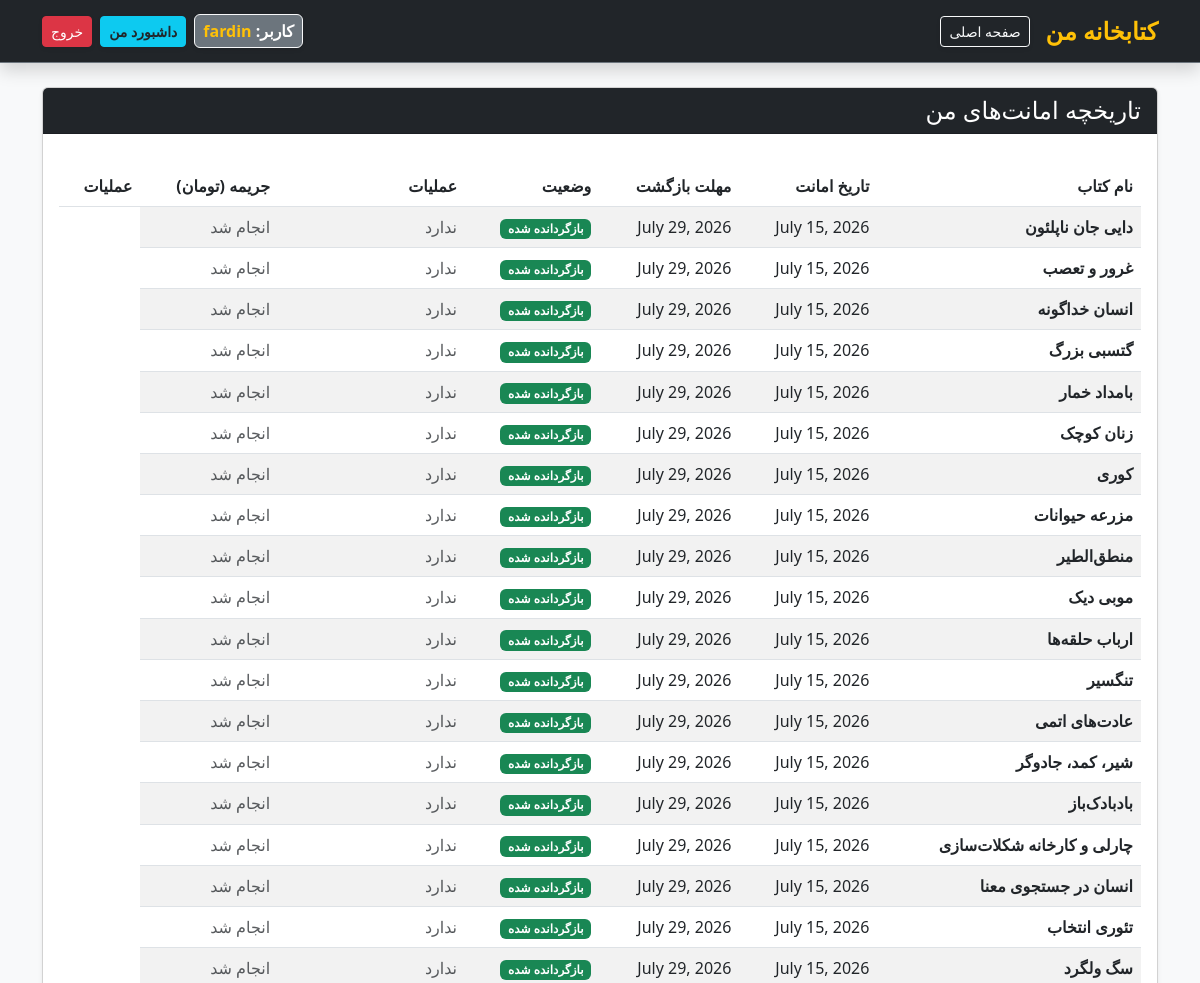
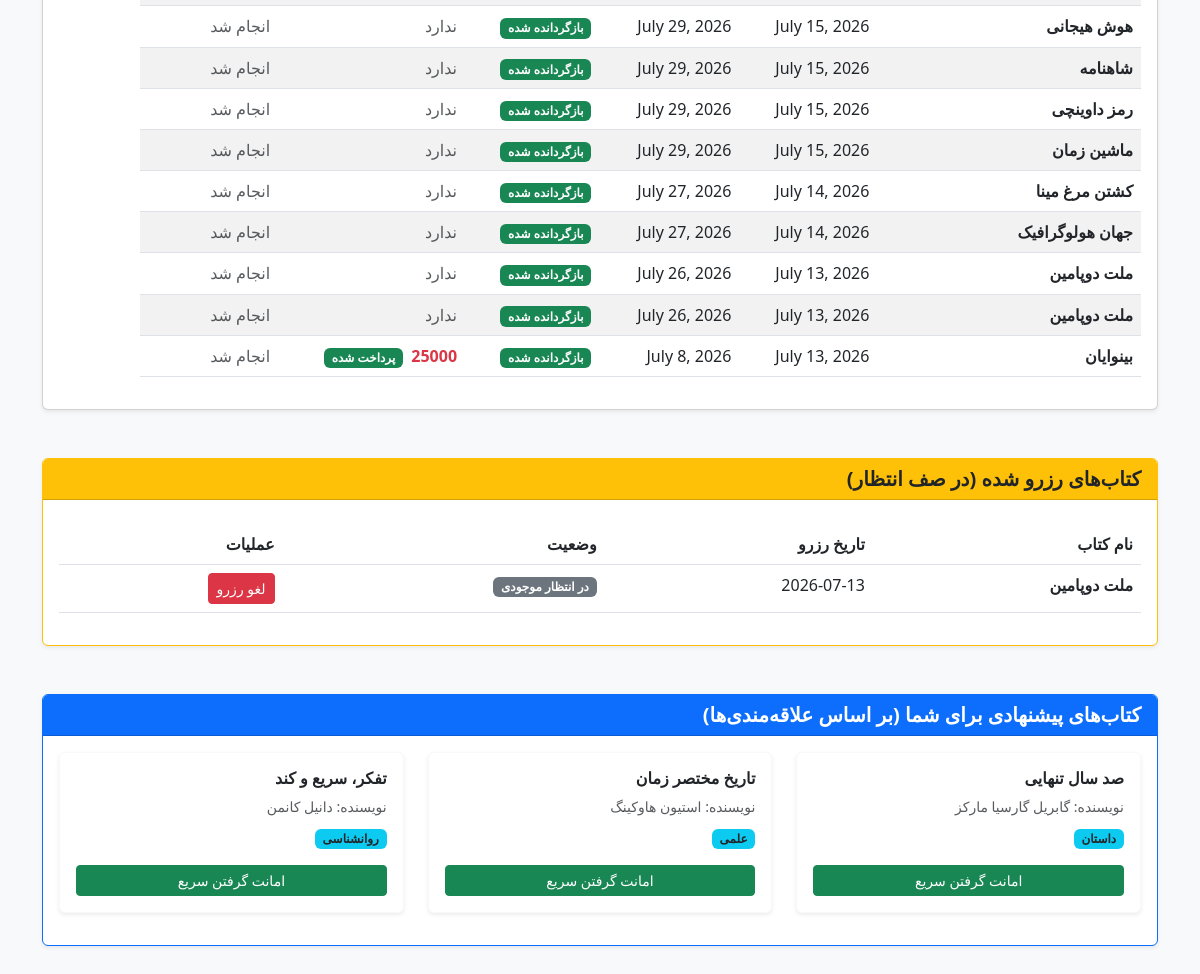
Page /dashboard/ (signed in) on the committed database (2 pictures, top to bottom).
### library/models.py (models this page shows, shortened)
class Borrow(models.Model):
    user = models.ForeignKey(User, on_delete=models.CASCADE, verbose_name="کاربر")
    book = models.ForeignKey(Book, on_delete=models.CASCADE, verbose_name="کتاب")
    borrow_date = models.DateField(auto_now_add=True, verbose_name="تاریخ امانت")
    due_date = models.DateField(verbose_name="تاریخ مهلت بازگشت")
    return_date = models.DateField(null=True, blank=True, verbose_name="تاریخ بازگرداندن واقعی")
    is_returned = models.BooleanField(default=False, verbose_name="بازگردانده شده؟")
    penalty_amount = models.PositiveIntegerField(default=0, verbose_name="مبلغ جریمه (تومان)")
    is_penalty_paid = models.BooleanField(default=False, verbose_name="جریمه پرداخت شده؟")

class Book(models.Model):
    title = models.CharField(max_length=200, verbose_name="نام کتاب")
    author = models.CharField(max_length=150, verbose_name="نویسنده")
    genre = models.CharField(max_length=100, verbose_name="ژانر")
    publish_date = models.DateField(verbose_name="تاریخ انتشار")
    total_copies = models.PositiveIntegerField(default=1, verbose_name="تعداد کل نسخه‌ها")
    available_copies = models.PositiveIntegerField(default=1, verbose_name="نسخه‌های قابل امانت")
    cover_image = models.ImageField(upload_to='book_covers/', null=True, blank=True, verbose_name="تصویر جلد")
    description = models.TextField(null=True, blank=True, verbose_name="خلاصه داستان/توضیحات")

class Reservation(models.Model):
    user = models.ForeignKey(User, on_delete=models.CASCADE, verbose_name="کاربر")
    book = models.ForeignKey(Book, on_delete=models.CASCADE, verbose_name="کتاب")
    created_at = models.DateTimeField(auto_now_add=True, verbose_name="تاریخ رزرو")
    is_active = models.BooleanField(default=True, verbose_name="در انتظار؟")

### library/views.py (the view)
# urls.py: path('dashboard/', views.user_dashboard, name='dashboard'),
@login_required(login_url='login')
def user_dashboard(request):
    user_borrows = Borrow.objects.filter(user=request.user).order_by('-borrow_date')
    user_reservations = Reservation.objects.filter(user=request.user, is_active=True).order_by('-created_at')
    borrowed_book_ids = user_borrows.values_list('book_id', flat=True)
    borrowed_genres = Book.objects.filter(id__in=borrowed_book_ids).values_list('genre', flat=True).distinct()
    recommended_books = Book.objects.filter(
        genre__in=borrowed_genres
    ).exclude(
        id__in=borrowed_book_ids
    ).distinct()[:3]
    if not recommended_books.exists():
        recommended_books = Book.objects.exclude(id__in=borrowed_book_ids).order_by('?')[:3]
    return render(request, 'library/dashboard.html', {
        'borrows': user_borrows,
        'recommended_books': recommended_books,
        'reservations': user_reservations
    })

### library/templates/library/dashboard.html (shortened to what this page needs)
{% extends 'library/base.html' %}
{% block content %}
<div class="card shadow-sm mt-4">
    <div class="card-header bg-dark text-white">
        <h4 class="mb-0">تاریخچه امانت‌های من</h4>
    </div>
    <div class="card-body">
        <table class="table table-striped table-hover mt-3">
            <thead>
                <tr>
                    <th>نام کتاب</th>
                    <th>تاریخ امانت</th>
                    <th>مهلت بازگشت</th>
                    <th>وضعیت</th>
                    <th>عملیات</th>
                    <th>جریمه (تومان)</th>
                    <th>عملیات</th>
                </tr>
            </thead>
            <tbody>
                {% for borrow in borrows %}
                <tr>
                    <td class="fw-bold">{{ borrow.book.title }}</td>
                    <td>{{ borrow.borrow_date }}</td>
                    <td>{{ borrow.due_date }}</td>
                    <td>
                        {% if borrow.is_returned %}
                        <span class="badge bg-success">بازگردانده شده</span>
                        {% else %}
                        <span class="badge bg-warning text-dark">در دست امانت</span>
                        {% endif %}
                    </td>
                    <td>
                        {% if borrow.penalty_amount > 0 %}
                        <span class="text-danger fw-bold">{{ borrow.penalty_amount }}</span>
                        {% if borrow.is_penalty_paid %}
                        <span class="badge bg-success ms-1">پرداخت شده</span>
                        {% else %}
                        <span class="badge bg-danger ms-1">پرداخت نشده</span>
                        {% endif %}
                        {% else %}
                        <span class="text-muted">ندارد</span>
                        {% endif %}
                    </td>
                    <td>
                        {% if not borrow.is_returned %}
                        <a href="{% url 'return_book' borrow.id %}" class="btn btn-sm btn-primary">بازگرداندن کتاب</a>
                        {% elif borrow.penalty_amount > 0 and not borrow.is_penalty_paid %}
                        <a href="{% url 'pay_penalty' borrow.id %}" class="btn btn-sm btn-outline-danger">پرداخت
                            آنلاین</a>
                        {% else %}
                        <span class="text-muted">انجام شد</span>
                        {% endif %}
                    </td>
                </tr>
                {% empty %}
                <tr>
                    <td colspan="5" class="text-center py-4 text-muted">شما تاکنون کتابی امانت نگرفته‌اید.</td>
                </tr>
                {% endfor %}
            </tbody>
        </table>
    </div>
</div>
<div class="card shadow-sm mt-5 border-warning">
    <div class="card-header bg-warning text-dark">
        <h5 class="mb-0 fw-bold"> کتاب‌های رزرو شده (در صف انتظار)</h5>
    </div>
    <div class="card-body">
        {% if reservations %}
        <table class="table table-hover mt-2">
            <thead>
                <tr>
                    <th>نام کتاب</th>
                    <th>تاریخ رزرو</th>
                    <th>وضعیت</th>
                    <th>عملیات</th> </tr>
            </thead>
            <tbody>
                {% for res in reservations %}
                <tr>
                    <td class="fw-bold">{{ res.book.title }}</td>
                    <td>{{ res.created_at|date:"Y-m-d" }}</td>
                    <td><span class="badge bg-secondary">در انتظار موجودی</span></td>
                    <td>
                        <a href="{% url 'cancel_reservation' res.id %}" class="btn btn-sm btn-danger">لغو رزرو</a>
                    </td>
                </tr>
                {% endfor %}
            </tbody>
        </table>
        {% else %}
        <p class="text-muted text-center my-3">شما در حال حاضر هیچ کتابی را رزرو نکرده‌اید.</p>
        {% endif %}
    </div>
</div>
<div class="card shadow-sm mt-5 mb-5 border-primary">
    <div class="card-header bg-primary text-white">
        <h5 class="mb-0 fw-bold"> کتاب‌های پیشنهادی برای شما (بر اساس علاقه‌مندی‌ها)</h5>
    </div>
    <div class="card-body">
        <div class="row">
            {% for r_book in recommended_books %}
            <div class="col-md-4 mb-3">
                <div class="card h-100 border-light shadow-sm">
                    <div class="card-body d-flex flex-column justify-content-between">
                        <div>
                            <h6 class="card-title fw-bold text-dark">{{ r_book.title }}</h6>
                            <p class="card-text text-muted small mb-2">نویسنده: {{ r_book.author }}</p>
                            <span class="badge bg-info text-dark mb-3">{{ r_book.genre }}</span>
                        </div>
                        {% if r_book.available_copies > 0 %}
                        <a href="{% url 'borrow_book' r_book.id %}" class="btn btn-sm btn-success w-100">امانت گرفتن
                            سریع</a>
                        {% else %}
                        <button class="btn btn-sm btn-secondary w-100" disabled>ناموجود</button>
                        {% endif %}
                    </div>
                </div>
            </div>
            {% endfor %}
        </div>
    </div>
</div>
{% endblock %}

### library/templates/library/base.html (shortened to what this page needs)
<!DOCTYPE html>
<html lang="fa" dir="rtl">
<head>
    <link rel="stylesheet" href="https://cdn.jsdelivr.net/npm/bootstrap@5.3.0/dist/css/bootstrap.rtl.min.css">
</head>
<body>
    <div class="sticky-header-container shadow">
        <nav class="navbar navbar-dark bg-dark py-2 custom-navbar border-bottom border-secondary">
            <div class="container d-flex justify-content-between align-items-center flex-wrap gap-3">
                <div class="d-flex align-items-center gap-2">
                    <a class="navbar-brand fw-bold text-warning mb-0 fs-4 me-2" href="{% url 'book_list' %}"> کتابخانه من</a>
                    <a href="{% url 'book_list' %}" class="btn btn-outline-light btn-sm shadow-sm"> صفحه اصلی</a>
                </div>
                <div class="d-flex align-items-center flex-wrap gap-2">
                    {% if user.is_authenticated %}
                        <div class="badge bg-secondary border border-light p-2 fs-6 shadow-sm">
                             کاربر: <span class="text-warning fw-bold">{{ user.username }}</span>
                        </div>
                        <a href="{% url 'dashboard' %}" class="btn btn-info btn-sm text-dark fw-bold shadow-sm"> داشبورد من</a>
                        <a href="{% url 'logout' %}" class="btn btn-danger btn-sm shadow-sm">خروج</a>
                    {% else %}
                        <a href="{% url 'login' %}" class="btn btn-outline-light btn-sm shadow-sm">ورود</a>
                        <a href="{% url 'register' %}" class="btn btn-primary btn-sm shadow-sm">ثبت‌نام</a>
                    {% endif %}
                </div>
            </div>
        </nav>
    </div>
    <div class="container mb-5">
        {% block content %}
        {% endblock %}
    </div>
</body>
</html>

### library/templates/library/base.html (style rules this page uses)
body { background-color: #f8f9fa; }
.sticky-header-container { position: sticky; top: 0; z-index: 1030; }

### rows in the picture
Borrow: book "دایی جان ناپلئون", borrow_date "July 15, 2026", due_date "July 29, 2026", is_returned "بازگردانده شده", penalty_amount "ندارد"
Borrow: book "غرور و تعصب", borrow_date "July 15, 2026", due_date "July 29, 2026", is_returned "بازگردانده شده", penalty_amount "ندارد"
Borrow: book "انسان خداگونه", borrow_date "July 15, 2026", due_date "July 29, 2026", is_returned "بازگردانده شده", penalty_amount "ندارد"
Borrow: book "گتسبی بزرگ", borrow_date "July 15, 2026", due_date "July 29, 2026", is_returned "بازگردانده شده", penalty_amount "ندارد"
Borrow: book "بامداد خمار", borrow_date "July 15, 2026", due_date "July 29, 2026", is_returned "بازگردانده شده", penalty_amount "ندارد"
Borrow: book "زنان کوچک", borrow_date "July 15, 2026", due_date "July 29, 2026", is_returned "بازگردانده شده", penalty_amount "ندارد"
Borrow: book "کوری", borrow_date "July 15, 2026", due_date "July 29, 2026", is_returned "بازگردانده شده", penalty_amount "ندارد"
Borrow: book "مزرعه حیوانات", borrow_date "July 15, 2026", due_date "July 29, 2026", is_returned "بازگردانده شده", penalty_amount "ندارد"
Borrow: book "منطق‌الطیر", borrow_date "July 15, 2026", due_date "July 29, 2026", is_returned "بازگردانده شده", penalty_amount "ندارد"
Borrow: book "موبی دیک", borrow_date "July 15, 2026", due_date "July 29, 2026", is_returned "بازگردانده شده", penalty_amount "ندارد"
Borrow: book "ارباب حلقه‌ها", borrow_date "July 15, 2026", due_date "July 29, 2026", is_returned "بازگردانده شده", penalty_amount "ندارد"
Borrow: book "تنگسیر", borrow_date "July 15, 2026", due_date "July 29, 2026", is_returned "بازگردانده شده", penalty_amount "ندارد"
Borrow: book "عادت‌های اتمی", borrow_date "July 15, 2026", due_date "July 29, 2026", is_returned "بازگردانده شده", penalty_amount "ندارد"
Borrow: book "شیر، کمد، جادوگر", borrow_date "July 15, 2026", due_date "July 29, 2026", is_returned "بازگردانده شده", penalty_amount "ندارد"
Borrow: book "بادبادک‌باز", borrow_date "July 15, 2026", due_date "July 29, 2026", is_returned "بازگردانده شده", penalty_amount "ندارد"
Borrow: book "چارلی و کارخانه شکلات‌سازی", borrow_date "July 15, 2026", due_date "July 29, 2026", is_returned "بازگردانده شده", penalty_amount "ندارد"
Borrow: book "انسان در جستجوی معنا", borrow_date "July 15, 2026", due_date "July 29, 2026", is_returned "بازگردانده شده", penalty_amount "ندارد"
Borrow: book "تئوری انتخاب", borrow_date "July 15, 2026", due_date "July 29, 2026", is_returned "بازگردانده شده", penalty_amount "ندارد"
Borrow: book "سگ ولگرد", borrow_date "July 15, 2026", due_date "July 29, 2026", is_returned "بازگردانده شده", penalty_amount "ندارد"
Borrow: book "هوش هیجانی", borrow_date "July 15, 2026", due_date "July 29, 2026", is_returned "بازگردانده شده", penalty_amount "ندارد"
Borrow: book "شاهنامه", borrow_date "July 15, 2026", due_date "July 29, 2026", is_returned "بازگردانده شده", penalty_amount "ندارد"
Borrow: book "رمز داوینچی", borrow_date "July 15, 2026", due_date "July 29, 2026", is_returned "بازگردانده شده", penalty_amount "ندارد"
Borrow: book "ماشین زمان", borrow_date "July 15, 2026", due_date "July 29, 2026", is_returned "بازگردانده شده", penalty_amount "ندارد"
Borrow: book "کشتن مرغ مینا", borrow_date "July 14, 2026", due_date "July 27, 2026", is_returned "بازگردانده شده", penalty_amount "ندارد"
Borrow: book "جهان هولوگرافیک", borrow_date "July 14, 2026", due_date "July 27, 2026", is_returned "بازگردانده شده", penalty_amount "ندارد"
Borrow: book "ملت دوپامین", borrow_date "July 13, 2026", due_date "July 26, 2026", is_returned "بازگردانده شده", penalty_amount "ندارد"
Borrow: book "ملت دوپامین", borrow_date "July 13, 2026", due_date "July 26, 2026", is_returned "بازگردانده شده", penalty_amount "ندارد"
Borrow: book "بینوایان", borrow_date "July 13, 2026", due_date "July 8, 2026", is_returned "بازگردانده شده", penalty_amount "25000", is_penalty_paid "پرداخت شده"
Reservation: book "ملت دوپامین", created_at "2026-07-13"
Book: title "صد سال تنهایی", author "گابریل گارسیا مارکز", genre "داستان", available_copies "امانت گرفتن سریع"
Book: title "تاریخ مختصر زمان", author "استیون هاوکینگ", genre "علمی", available_copies "امانت گرفتن سریع"
Book: title "تفکر، سریع و کند", author "دانیل کانمن", genre "روانشناسی", available_copies "امانت گرفتن سریع"

### other values in the picture
{{ user.username }} "fardin"
